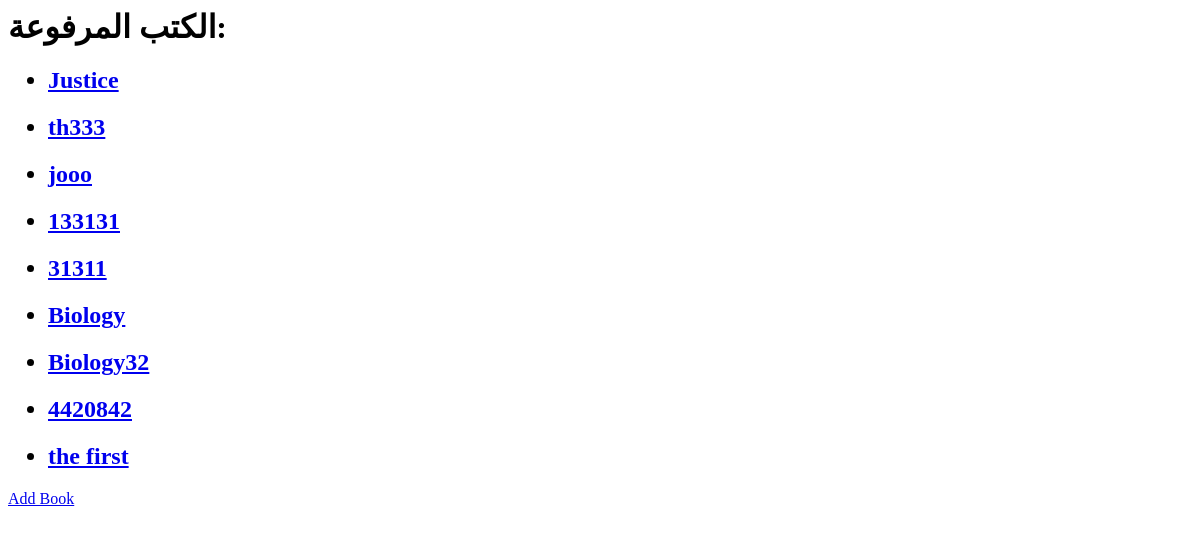
The page /m9adery/books/ on the database as committed earlier.
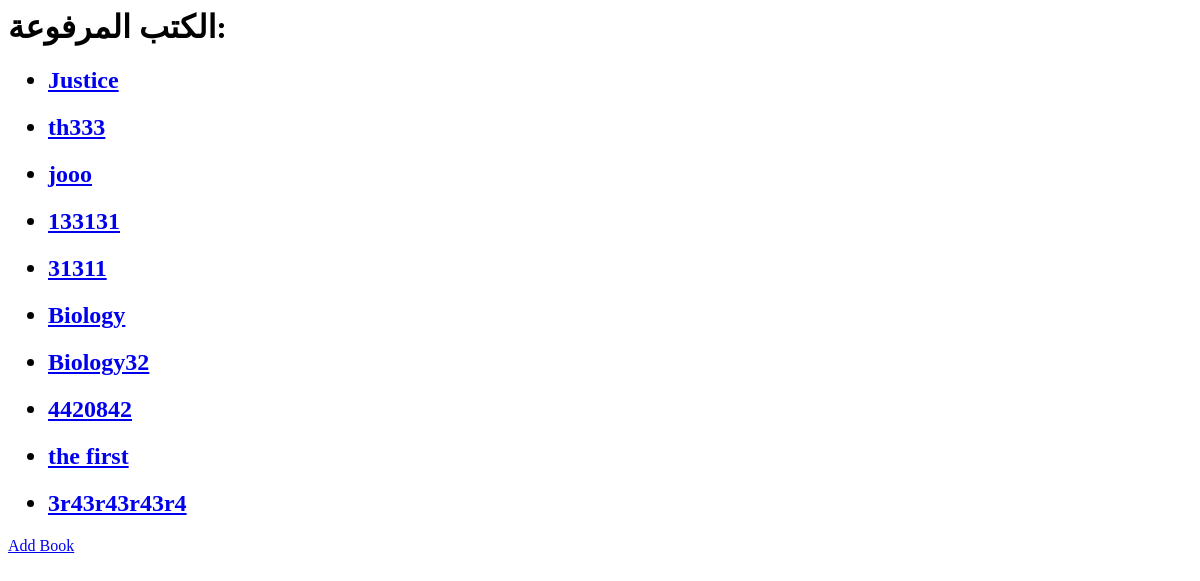
The same page on the database as committed later.
### blocks/models.py (models this page shows, shortened)
class Book (models.Model):
    title = models.CharField(max_length=120,verbose_name=u'اسم الكتاب')
    description = models.TextField(verbose_name=u"وصف الكتاب", blank=True, help_text=u"اختياري")
    submitter = models.ForeignKey(User, null=True,
                                  on_delete=models.SET_NULL,
                                  related_name='book_contributions')
    cover = models.CharField(max_length=1000,blank=True,default='http://www.danieladorno.com/wp-content/uploads/2014/04/Empty_book_cover.png',verbose_name=u'غلاف الكتاب')
    download = models.CharField(max_length=250,verbose_name=u'رابط التحميل',blank=True, help_text=u"اختياري")
    submission_date = models.DateTimeField(u"تاريخ الرفع",
                                           auto_now_add=True)
    block = models.ManyToManyRel(Block,'block')
    category = models.ManyToManyRel(BookCategories,'category')

### blocks/views.py (the view)
class IndexView(generic.ListView):
    template_name = 'blocks/index.html'
    context_object_name = 'all_books'
    def get_queryset(self):
        return Book.objects.all()

### blocks/templates/blocks/index.html (shortened to what this page needs)
{% if all_books %}
<h1>الكتب المرفوعة:</h1>
<ul>
    {% for book in all_books %}
        <h2>
            <li>
                <a href="{% url 'm9adery:detail' book.id %}">{{ book.title }}</a>
            </li>
        </h2>
    {% endfor %}
</ul>
{% else %}
    <h3>There are no books yet</h3>
{% endif %}
<a href="{% url 'm9adery:book-add' %}">Add Book</a>

Rows that differ between the two databases and show on the page:
added Book: title "3r43r43r43r4"
